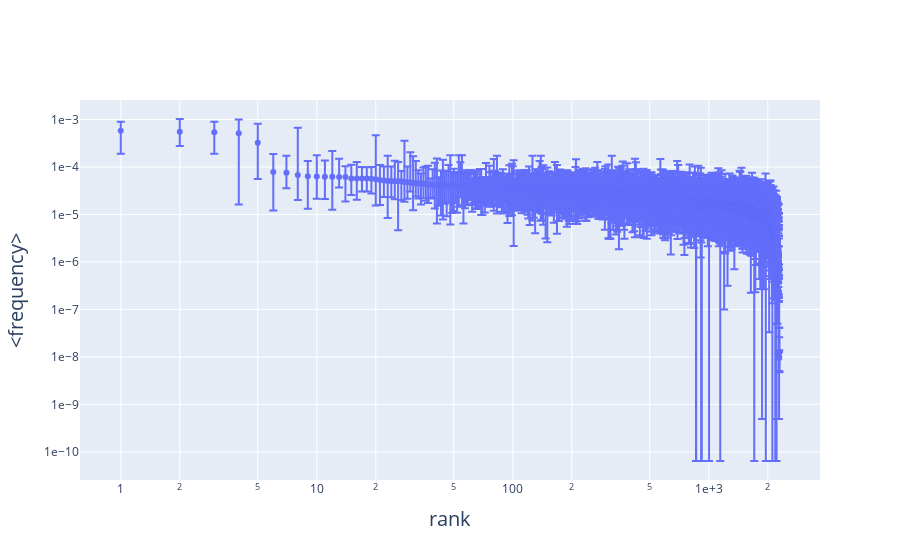

The notebook cell saved with this chart:
### Code cell
fig = go.Figure()

mask = np.argsort(x)[::-1]

error_y = {
    "type":"data",
    "symmetric":False,
    "array": y_max[mask]-x[mask],
    "arrayminus": x[mask]-y_min[mask]
}

#error_y = {
#    "type":"data",
#    "symmetric":True,
#    "array": y[mask]
#}

fig.add_trace(
    go.Scatter(x=np.linspace(1,1+len(x), len(x)), y=x[mask], mode = "markers", text=gos_names, error_y=error_y)
)

layout = {
    "xaxis":{
        "title": "rank",
        "titlefont":{
            "size": 20
        },
        "type": "log",
        "exponentformat": "e"
    },
    "yaxis":{
        "title": "<frequency>",
         "titlefont":{
            "size": 20
        },
        "type": "log",
        "exponentformat": "e"
    },
    "showlegend": False
}

fig.update_layout(layout)

fig.show()

### Figure 1 — Plotly figure (JSON) as saved in the notebook; plotly's stock layout.template omitted (floating-point values rounded to 4 significant figures; data arrays with more than 128 entries replaced by an {"elided": "..."} marker saying what was removed)
{"data": [{"error_y": {"array": {"elided": "2288 float values"}, "arrayminus": {"elided": "2288 float values"}, "symmetric": false, "type": "data"}, "mode": "markers", "text": {"elided": "2288 str values"}, "type": "scatter", "x": {"elided": "2288 float values"}, "y": {"elided": "2288 float values"}}], "layout": {"autosize": true, "showlegend": false, "xaxis": {"autorange": true, "exponentformat": "e", "range": [-0.2065, 3.566], "title": {"font": {"size": 20}, "text": "rank"}, "type": "log"}, "yaxis": {"autorange": true, "exponentformat": "e", "range": [-10.59, -2.59], "title": {"font": {"size": 20}, "text": "<frequency>"}, "type": "log"}}}
